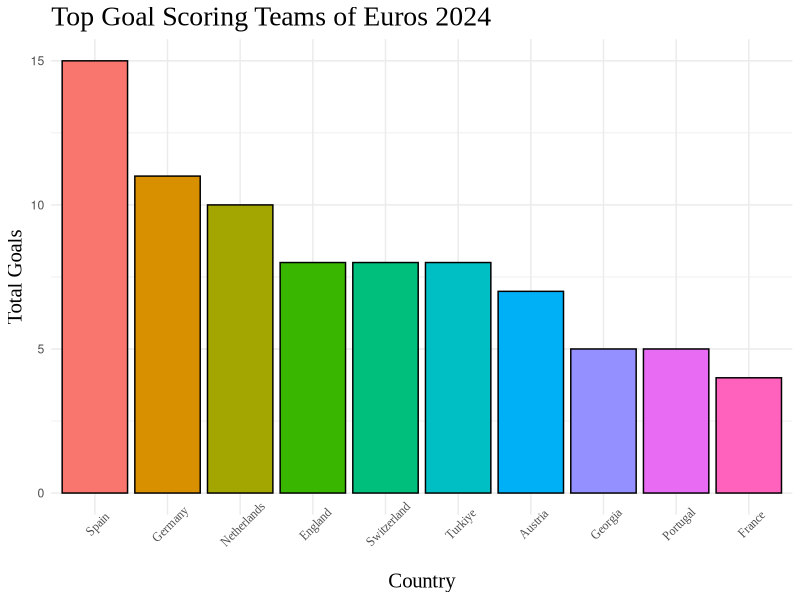
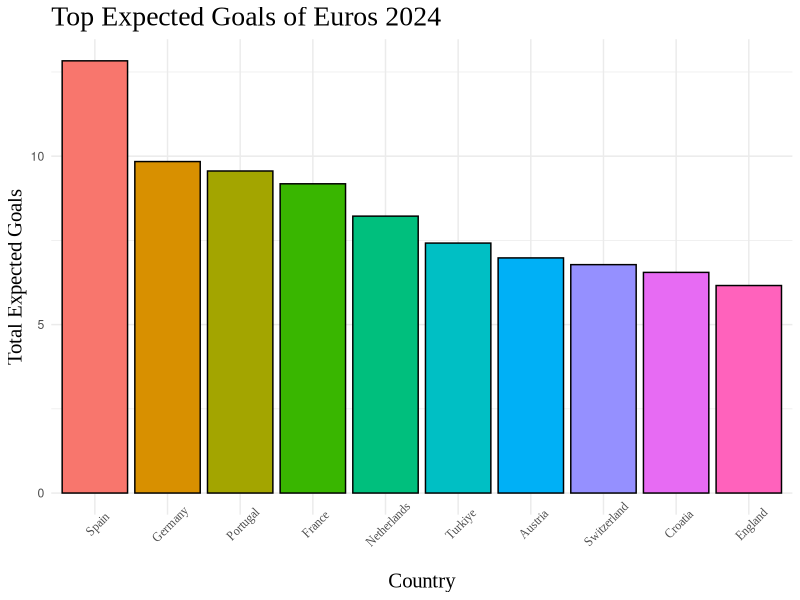
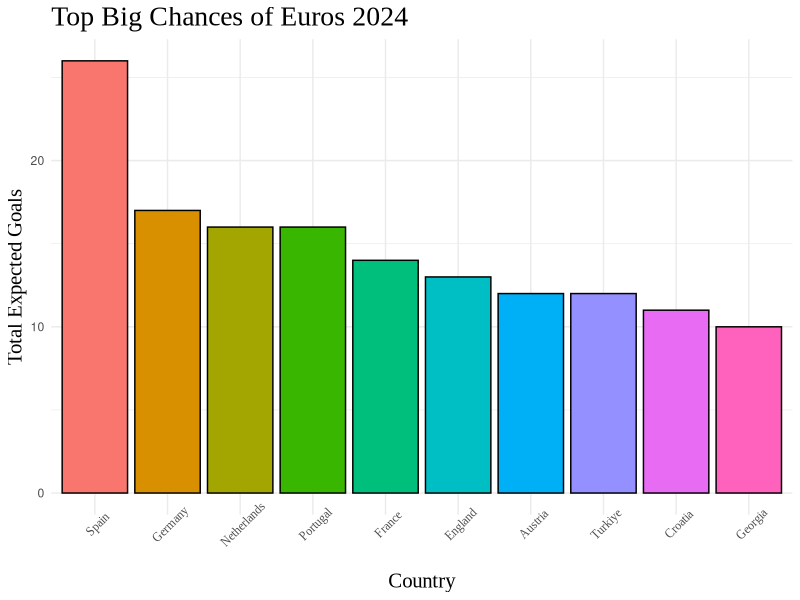

R code for these plots, in order:
## ---- chunk 1
library(tidyverse)
## ---- chunk 2
euros <- read_csv(here::here("esselt21/euros_module/module/eurosClean.csv"))
## ---- chunk 3
home <-
  euros |>
  group_by(home_team) |>
  summarise(homeGoals = sum(home_goals))

away <-
  euros |>
  group_by(away_team) |>
  summarise(awayGoals = sum(away_goals))

eurosGoals <-
  full_join(home,
            away,
            by = c("home_team" = "away_team")) |>
  mutate(totalGoals = homeGoals + awayGoals) |>
  rename("Country" = home_team) |>
  select(Country, totalGoals) |>
  arrange(desc(totalGoals)) |>
  slice(1:10) |>
  mutate(Country = as_factor(Country))
## ---- chunk 4
# plotting the teams
ggplot(data = eurosGoals,
       aes(x = fct_reorder(Country, totalGoals, .desc = TRUE),
           y = totalGoals)) +
  geom_col(aes(fill = Country),
           color = 'black') +
  theme_minimal() +
  labs(x = "Country",
       y = "Total Goals",
       title = "Top Goal Scoring Teams of Euros 2024") +
  theme(axis.text.x = element_text(angle = 45,
                                   family = "Times New Roman"),
        axis.title.x = element_text(size = 15,
                                    family = "Times New Roman"),
        axis.title.y = element_text(size = 15,
                                    family = "Times New Roman"),
        plot.title = element_text(size = 20,
                                  family = "Times New Roman"),
        legend.position = "none")
## ---- chunk 5
home <-
  euros |>
  group_by(home_team) |>
  summarise(homexG = sum(`Home Expected goals(xG)`))

away <-
  euros |>
  group_by(away_team) |>
  summarise(awayxG = sum(`Away Expected goals(xG)`))

eurosxG <-
  full_join(home,
            away,
            by = c("home_team" = "away_team")) |>
  mutate(totalxG = homexG + awayxG) |>
  rename("Country" = home_team) |>
  select(Country, totalxG) |>
  arrange(desc(totalxG)) |>
  slice(1:10) |>
  mutate(Country = as_factor(Country))
## ---- chunk 6
ggplot(data = eurosxG,
       aes(x = fct_reorder(Country, totalxG, .desc = TRUE),
           y = totalxG)) +
  geom_col(aes(fill = Country),
           color = 'black') +
  theme_minimal() +
  labs(x = "Country",
       y = "Total Expected Goals",
       title = "Top Expected Goals of Euros 2024") +
  theme(axis.text.x = element_text(angle = 45,
                                   family = "Times New Roman"),
        axis.title.x = element_text(size = 15,
                                    family = "Times New Roman"),
        axis.title.y = element_text(size = 15,
                                    family = "Times New Roman"),
        plot.title = element_text(size = 20,
                                  family = "Times New Roman"),
        legend.position = "none")
## ---- chunk 7
home <-
  euros |>
  group_by(home_team) |>
  summarise(homeChances = sum(`Home Big chances`))

away <-
  euros |>
  group_by(away_team) |>
  summarise(awayChances = sum(`Away Big chances`))

eurosChances <-
  full_join(home,
            away,
            by = c("home_team" = "away_team")) |>
  mutate(totalChances = homeChances + awayChances) |>
  rename("Country" = home_team) |>
  select(Country, totalChances) |>
  arrange(desc(totalChances)) |>
  slice(1:10) |>
  mutate(Country = as_factor(Country))
## ---- chunk 8
ggplot(data = eurosChances,
       aes(x = fct_reorder(Country, totalChances, .desc = TRUE),
           y = totalChances)) +
  geom_col(aes(fill = Country),
           color = 'black') +
  theme_minimal() +
  labs(x = "Country",
       y = "Total Expected Goals",
       title = "Top Big Chances of Euros 2024") +
  theme(axis.text.x = element_text(angle = 45,
                                   family = "Times New Roman"),
        axis.title.x = element_text(size = 15,
                                    family = "Times New Roman"),
        axis.title.y = element_text(size = 15,
                                    family = "Times New Roman"),
        plot.title = element_text(size = 20,
                                  family = "Times New Roman"),
        legend.position = "none")
